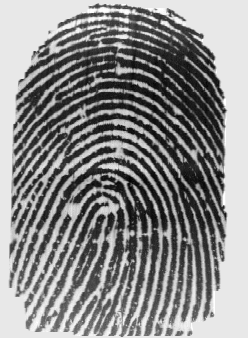
#> input picture Visão_Computacional/Aula03/2_7.png, 248 x 338 px
$ jupyter execute 'Histograma (1).ipynb'
#> lines starting #> are read from the running program, lines starting #| are printed output that depends on the picture
<h1>Histograma</h1>

É um conjunto de números que indica a **quantidade** ou o **percentual** de pixels que apresentam determinado nível de cinza.

São normalmente apresentados por um gráfico que fornece para cada nível de cinza a quantidade (ou o percentual) de pixels com aquele nível de cinza na imagem.

Através da análise do histograma de uma imagem é possível obter uma indicação de sua qualidade quanto ao nível de contraste e quanto ao seu brilho médio (se a imagem é predominantemente clara ou escura).

[cell 1]
# importa os pacotes
# %matplotlib inline
import numpy as np
import matplotlib.pyplot as plt
import cv2

1) Escreva uma função para calcular e retornar o histograma de uma imagem monocromática na forma de um array de 256 posições.

[cell 2]
def calcular_histograma_manual(imagem):
    histograma = np.zeros(256)

    altura, largura = imagem.shape
    for y in range(altura):
        for x in range(largura):
            intensidade_pixel = imagem[y, x]
            histograma[intensidade_pixel] += 1

    histograma /= (altura * largura)

    return histograma

2) Plote os histogramas das imagens 4_2.png e 2_7.png.

[cell 3]
imagem1 = cv2.imread('2_7.png', cv2.IMREAD_GRAYSCALE)
#> imagem1 is the input picture: shape (338, 248); min 0, max 255, mean 139.3
imagem2 = cv2.imread('4_2.png', cv2.IMREAD_GRAYSCALE)
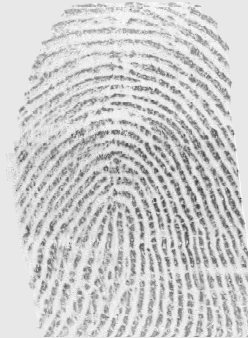
#> input picture Visão_Computacional/Aula03/4_2.png, 248 x 338 px
#> imagem2 is the input picture: shape (338, 248); min 58, max 255, mean 205.5

histograma_manual1 = calcular_histograma_manual(imagem1)
#> after the loop in calcular_histograma_manual, `for y in range(altura):`: histograma = 256 values, max 19981 at index 232, min 0 at index 1, mean 327.4
#> in calcular_histograma_manual, `histograma /= (altura * largura)`: histograma = 256 values, max 0.238 at index 232, min 0 at index 1, mean 0.00391
#> histograma_manual1 has the same summary as histograma in calcular_histograma_manual
histograma_manual2 = calcular_histograma_manual(imagem2)
#> histograma_manual2 = 256 values, max 0.251 at index 232, min 0 at index 0, mean 0.00391

plt.figure(figsize=(12, 6))

plt.subplot(1, 2, 1)
plt.bar(np.arange(256), histograma_manual1, color='b', alpha=0.7)
plt.title('Histograma - Imagem 1')
plt.xlabel('Intensidade de pixel')
plt.ylabel('Frequência')

plt.subplot(1, 2, 2)
plt.bar(np.arange(256), histograma_manual2, color='r', alpha=0.7)
plt.title('Histograma - Imagem 2')
plt.xlabel('Intensidade de pixel')
plt.ylabel('Frequência')

plt.tight_layout()
plt.show()
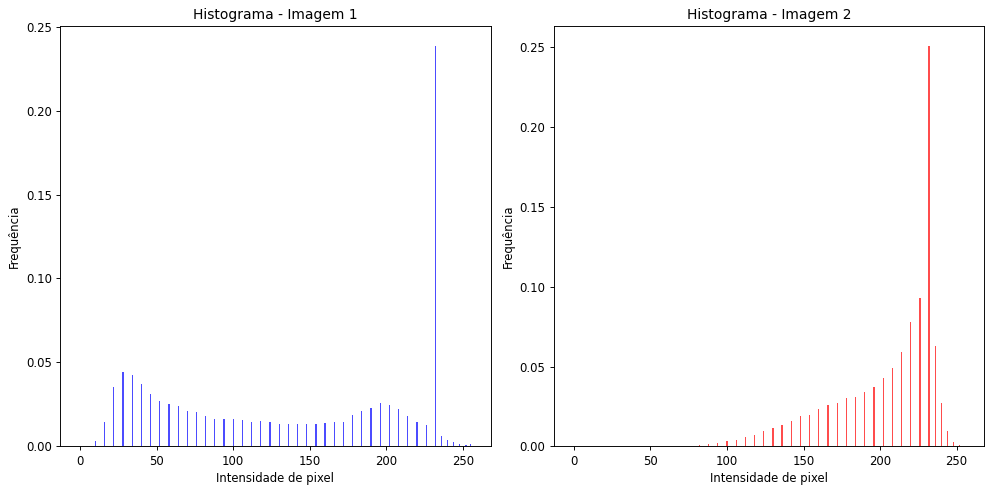
#> figure drawn by matplotlib, 2 panels; panel 1: tallest bar 0.238 high, from x = 231.6 to 232.4; panel 2: tallest bar 0.251 high, from x = 231.6 to 232.4

# Transformações de intensidade

Descrevem regras para atribuição de novos valores de intensidade de pixel baseando-se exclusivamente no seu valor de intensidade atual.

As transformações podem ser lineares e não-lineares.

Transformações lineares podem ser expressas da seguinte forma:

$y_{ij} = a \cdot x_{ij} + b$

Onde:
*   $x_{ij}$: valor de intensidade do pixel atual na posição $ij$
*   $y_{ij}$: novo valor de intensidade do pixel na posição $ij$

3) Descreva e implemente uma função de transformação de intensidade a fim de tornar a imagem da figura **4_2.png** mais escura.

[cell 4]
def tornar_imagem_mais_escura(imagem, fator_escurecimento):
    # Garante que o fator de escurecimento esteja entre 0 e 1
#> called with fator_escurecimento = 0.5
    fator_escurecimento = max(0, min(1, fator_escurecimento))
    # Aplica a transformação de intensidade para tornar a imagem mais escura
    imagem_escura = (imagem * fator_escurecimento).astype(np.uint8)
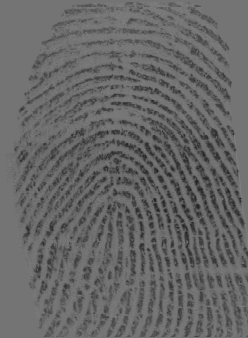
#> imagem_escura: shape (338, 248); min 29, max 127, mean 102.8
    return imagem_escura

# Carregar a imagem
imagem = cv2.imread('4_2.png', cv2.IMREAD_GRAYSCALE)

# Define o fator de escurecimento (0.5 tornará a imagem duas vezes mais escura)
fator_escurecimento = 0.5

# Aplica a transformação de intensidade
imagem_escura = tornar_imagem_mais_escura(imagem, fator_escurecimento)

# Exibe a imagem original e a imagem tornada mais escura
cv2.imshow('Imagem Original', imagem)
cv2.imshow('Imagem Mais Escura', imagem_escura)
cv2.waitKey(0)
cv2.destroyAllWindows()
